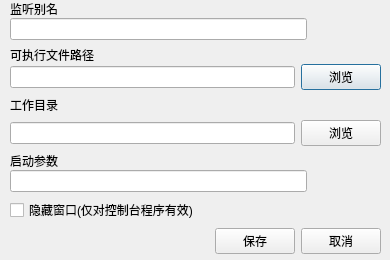
<?xml version="1.0" encoding="UTF-8"?>
<ui version="4.0">
 <class>Dialog</class>
 <widget class="QDialog" name="Dialog">
  <property name="geometry">
   <rect>
    <x>0</x>
    <y>0</y>
    <width>390</width>
    <height>260</height>
   </rect>
  </property>
  <property name="windowTitle">
   <string>Dialog</string>
  </property>
  <widget class="QWidget" name="layoutWidget">
   <property name="geometry">
    <rect>
     <x>10</x>
     <y>0</y>
     <width>371</width>
     <height>254</height>
    </rect>
   </property>
   <layout class="QVBoxLayout" name="verticalLayout_4">
    <item>
     <layout class="QVBoxLayout" name="verticalLayout">
      <property name="spacing">
       <number>0</number>
      </property>
      <item>
       <widget class="QLabel" name="label_3">
        <property name="text">
         <string>监听别名</string>
        </property>
       </widget>
      </item>
      <item>
       <layout class="QHBoxLayout" name="horizontalLayout_3" stretch="8,2">
        <item>
         <widget class="QLineEdit" name="OtherNameEdit"/>
        </item>
        <item>
         <spacer name="horizontalSpacer_2">
          <property name="orientation">
           <enum>Qt::Orientation::Horizontal</enum>
          </property>
          <property name="sizeHint" stdset="0">
           <size>
            <width>40</width>
            <height>20</height>
           </size>
          </property>
         </spacer>
        </item>
       </layout>
      </item>
     </layout>
    </item>
    <item>
     <layout class="QVBoxLayout" name="verticalLayout_2">
      <property name="spacing">
       <number>0</number>
      </property>
      <item>
       <widget class="QLabel" name="exe_label">
        <property name="text">
         <string>可执行文件路径</string>
        </property>
       </widget>
      </item>
      <item>
       <layout class="QHBoxLayout" name="horizontalLayout" stretch="0,0">
        <property name="spacing">
         <number>6</number>
        </property>
        <item>
         <widget class="QLineEdit" name="ExePathEdit"/>
        </item>
        <item>
         <widget class="QPushButton" name="ExePathButton">
          <property name="text">
           <string>浏览</string>
          </property>
         </widget>
        </item>
       </layout>
      </item>
     </layout>
    </item>
    <item>
     <layout class="QVBoxLayout" name="verticalLayout_5">
      <item>
       <widget class="QLabel" name="label_4">
        <property name="text">
         <string>工作目录</string>
        </property>
       </widget>
      </item>
      <item>
       <layout class="QHBoxLayout" name="horizontalLayout_5">
        <item>
         <widget class="QLineEdit" name="WorkDirEdit"/>
        </item>
        <item>
         <widget class="QPushButton" name="WorkDirButton">
          <property name="text">
           <string>浏览</string>
          </property>
         </widget>
        </item>
       </layout>
      </item>
     </layout>
    </item>
    <item>
     <layout class="QVBoxLayout" name="verticalLayout_3">
      <property name="spacing">
       <number>0</number>
      </property>
      <item>
       <widget class="QLabel" name="label_2">
        <property name="text">
         <string>启动参数</string>
        </property>
       </widget>
      </item>
      <item>
       <layout class="QHBoxLayout" name="horizontalLayout_4" stretch="8,2">
        <item>
         <widget class="QLineEdit" name="ArgumentsEdit"/>
        </item>
        <item>
         <spacer name="horizontalSpacer_3">
          <property name="orientation">
           <enum>Qt::Orientation::Horizontal</enum>
          </property>
          <property name="sizeHint" stdset="0">
           <size>
            <width>40</width>
            <height>20</height>
           </size>
          </property>
         </spacer>
        </item>
       </layout>
      </item>
     </layout>
    </item>
    <item>
     <widget class="QCheckBox" name="HiddenCheckBox">
      <property name="text">
       <string>隐藏窗口(仅对控制台程序有效)</string>
      </property>
     </widget>
    </item>
    <item>
     <layout class="QHBoxLayout" name="horizontalLayout_2">
      <item>
       <spacer name="horizontalSpacer">
        <property name="orientation">
         <enum>Qt::Orientation::Horizontal</enum>
        </property>
        <property name="sizeHint" stdset="0">
         <size>
          <width>40</width>
          <height>20</height>
         </size>
        </property>
       </spacer>
      </item>
      <item>
       <widget class="QPushButton" name="SaveButton">
        <property name="text">
         <string>保存</string>
        </property>
       </widget>
      </item>
      <item>
       <widget class="QPushButton" name="CancelButton">
        <property name="text">
         <string>取消</string>
        </property>
       </widget>
      </item>
     </layout>
    </item>
   </layout>
  </widget>
 </widget>
 <resources/>
 <connections/>
</ui>
